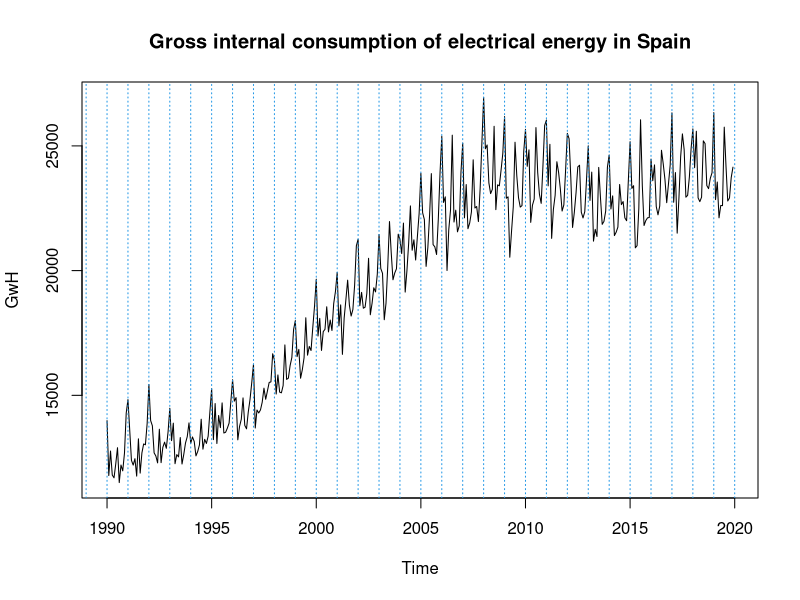
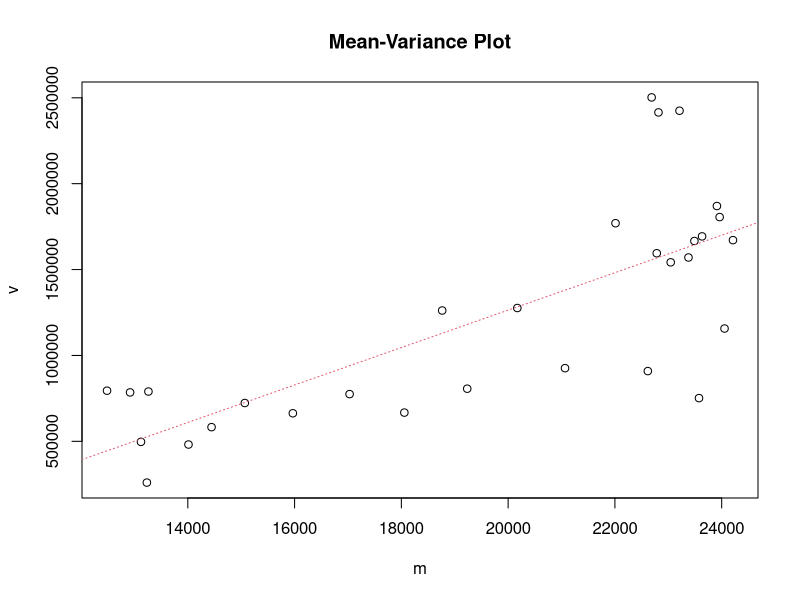
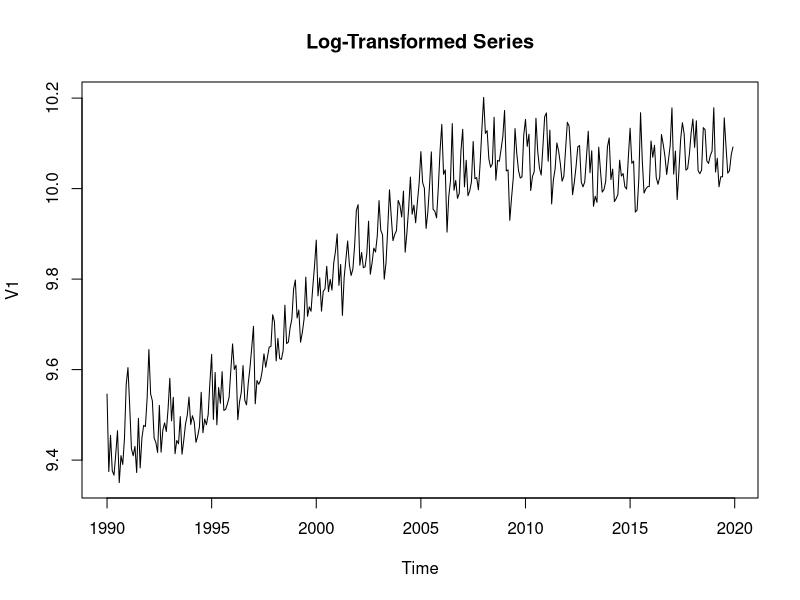
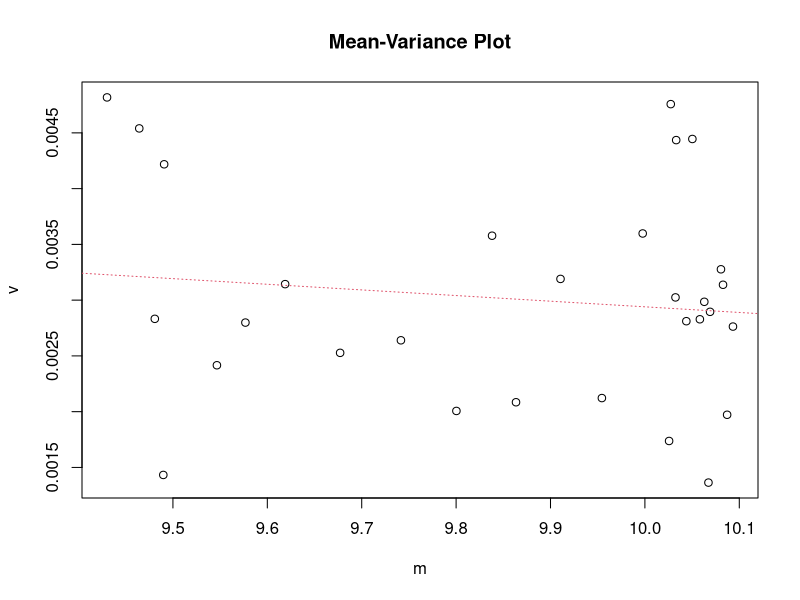
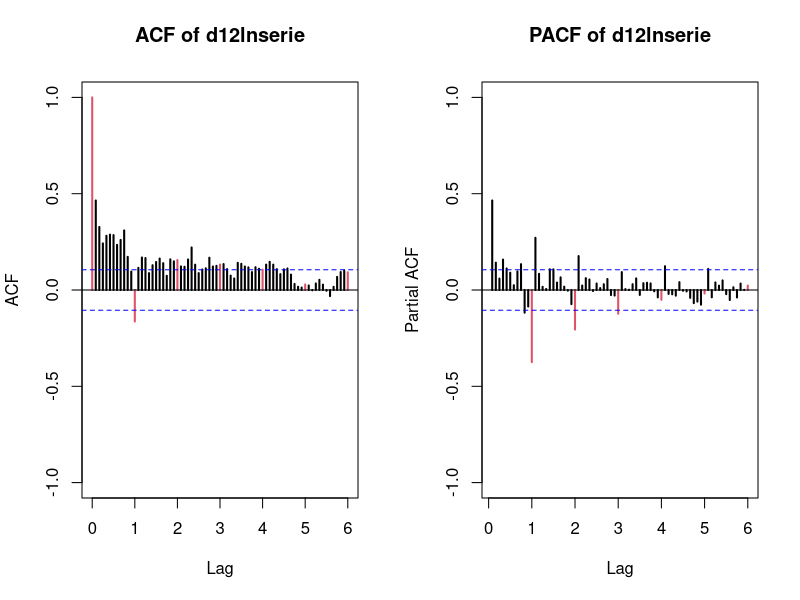
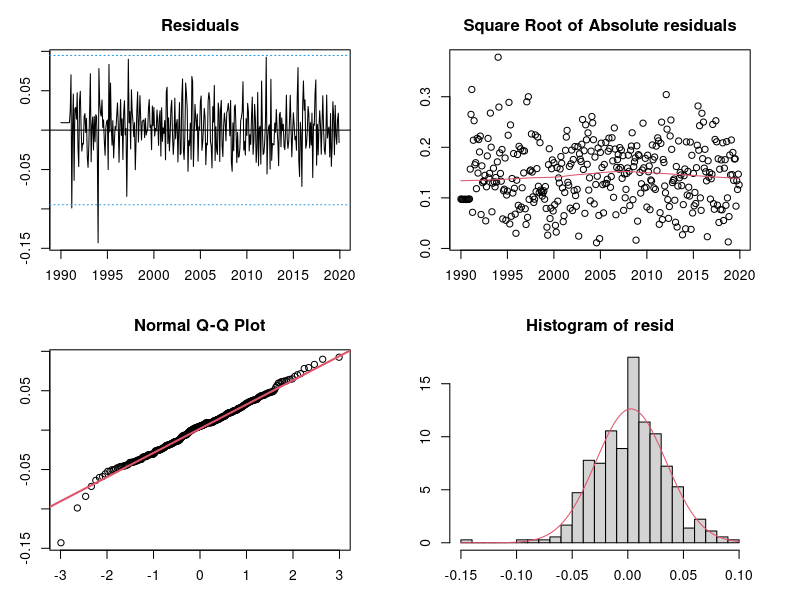
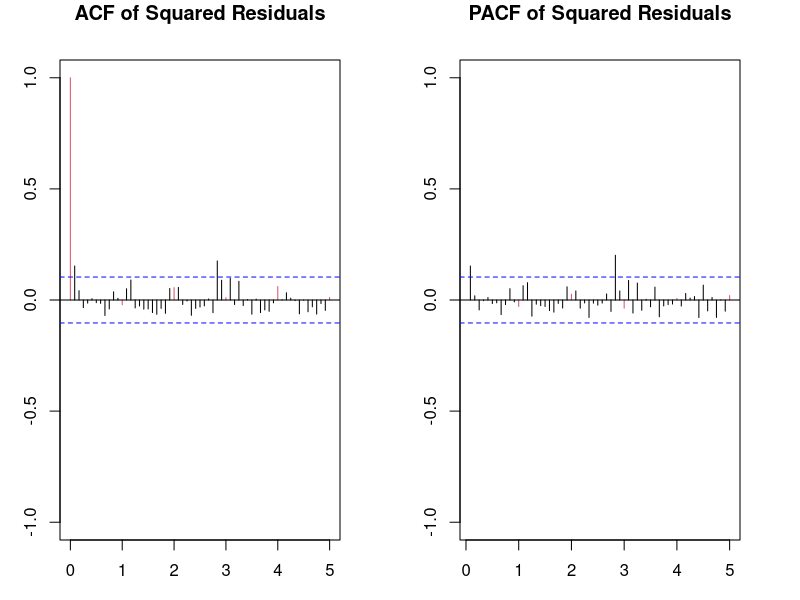
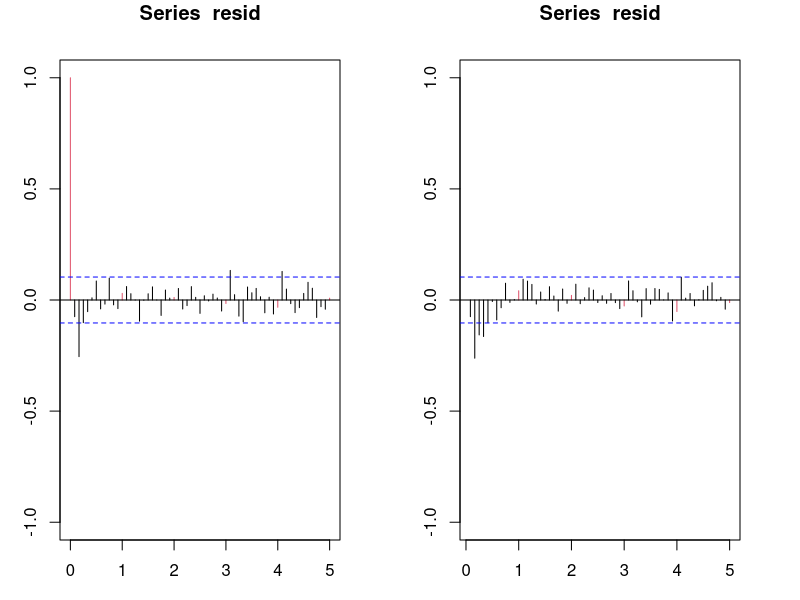

Recreate these plots in R, in order.
## ---- chunk 1
knitr::opts_chunk$set(echo = TRUE)
## ---- chunk 2
serie=window(ts(read.table("ConsumElec.dat"),start=1990,freq=12))
plot(serie, main="Gross internal consumption of electrical energy in Spain", ylab="GwH")
abline(v=1985:2020,lty=3,col=4)
## ---- chunk 3
# Analyze Variance - Adapted from Session1.rmd 
# We group by year (12 months) to check mean vs variance
groupedserie <- matrix(serie, nrow=12)
m <- apply(groupedserie, 2, mean)
v <- apply(groupedserie, 2, var)

plot(v~m, main="Mean-Variance Plot")
abline(lm(v~m), col=2, lty=3)

## ---- chunk 4
lnserie = log(serie)
plot(lnserie, main="Log-Transformed Series")

groupedlnserie <- matrix(lnserie, nrow=12)
m <- apply(groupedlnserie, 2, mean)
v <- apply(groupedlnserie, 2, var)

plot(v~m, main="Mean-Variance Plot")
abline(lm(v~m), col=2, lty=3)
## ---- chunk 5
# 1. Apply Seasonal Difference (removes yearly pattern)
d12lnserie <- diff(lnserie, lag=12)

# 2. Apply Regular Difference on top (removes trend)
d1d12lnserie <- diff(d12lnserie)
## ---- chunk 6
cat("Variance of d12 (Seasonal only):", var(d12lnserie, na.rm=TRUE), "\n")
cat("Variance of d1d12 (Seasonal + Regular):", var(d1d12lnserie, na.rm=TRUE), "\n")
## ---- chunk 7
par(mfrow=c(1,2))
acf(d12lnserie,ylim=c(-1,1),col=c(2,rep(1,11)),lwd=2,lag.max=72, main="ACF of d12lnserie")
pacf(d12lnserie,ylim=c(-1,1),col=c(rep(1,11),2),lwd=2,lag.max=72, main="PACF of d12lnserie")
par(mfrow=c(1,1))
## ---- chunk 8
# --- Step 2: Estimation ---

# Model 1: ARIMA(2, 0, 0)(0, 1, 3)12
# This implies: (1 - phi1*B) * (1 - B^12) * log(Xt) = (1 + Theta1*B^12) * Zt
mod1 <- arima(lnserie, 
              order = c(2, 0, 0), 
              seasonal = list(order = c(0, 1, 3), period = 12))

# Model 2: ARIMA(2, 0, 0)(3, 1, 0)12
# This tests if adding a second AR lag improves the fit
mod2 <- arima(lnserie, 
              order = c(2, 0, 0), 
              seasonal = list(order = c(3, 1, 0), period = 12))
## ---- chunk 9
#Function to print neat results
model_estimation <- function(model, name) {
  cat("\n================ ", name, " ================\n")
  print(model)

  # Calculate T-ratios: Coefficient / Standard Error
  t_ratios <- model$coef / sqrt(diag(model$var.coef))

  # Create a summary table
  results <- data.frame(
    Coeff = round(model$coef, 4),
    SE = round(sqrt(diag(model$var.coef)), 4),
    t_ratio = round(t_ratios, 4),
    Significant = abs(t_ratios) > 2 # Significance threshold
  )
  print(results)

  cat("\nSigma^2 (Variance of Residuals):", model$sigma2)
  cat("\nAIC:", AIC(model))
  cat("\nBIC:", BIC(model))
}
## ---- chunk 10
model_estimation(mod1,"ARIMA(2, 0, 0)(0, 1, 3)12")
## ---- chunk 11
model_estimation(mod2,"ARIMA(2, 0, 0)(3, 1, 0)12")
## ---- chunk 12
#################Validation#################################
validation=function(model){
  s=frequency(get(model$series))
  resid=model$residuals
  par(mfrow=c(2,2),mar=c(3,3,3,3))
  #Residuals plot
  plot(resid,main="Residuals")
  abline(h=0)
  abline(h=c(-3*sd(resid),3*sd(resid)),lty=3,col=4)
  #Square Root of absolute values of residuals (Homocedasticity)
  scatter.smooth(sqrt(abs(resid)),main="Square Root of Absolute residuals",
                 lpars=list(col=2))
  
  #Normal plot of residuals
  qqnorm(resid)
  qqline(resid,col=2,lwd=2)
  
  ##Histogram of residuals with normal curve
  hist(resid,breaks=20,freq=FALSE)
  curve(dnorm(x,mean=mean(resid),sd=sd(resid)),col=2,add=T)
  
  #ACF & PACF of Square residuals
  par(mfrow=c(1,2))
  # ACF of resid^2
  acf(resid^2, 
      ylim=c(-1,1), 
      lag.max=60, 
      col=c(2, rep(1, s-1)), 
      lwd=1, 
      main="ACF of Squared Residuals")
  
  # PACF of resid^2
  pacf(resid^2, 
       ylim=c(-1,1), 
       lag.max=60, 
       col=c(rep(1, s-1), 2), 
       lwd=1, 
       main="PACF of Squared Residuals")
  par(mfrow=c(1,1))
  
  #ACF & PACF of residuals
  par(mfrow=c(1,2))
  acf(resid,ylim=c(-1,1),lag.max=60,col=c(2,rep(1,s-1)),lwd=1)
  pacf(resid,ylim=c(-1,1),lag.max=60,col=c(rep(1,s-1),2),lwd=1)
  par(mfrow=c(1,1))
  
  #Ljung-Box p-values
  par(mar=c(2,2,1,1))
  tsdiag(model,gof.lag=7*s)
  cat("\n--------------------------------------------------------------------\n")
  print(model)
  
  #Stationary and Invertible
  cat("\nModul of AR Characteristic polynomial Roots: ", 
      Mod(polyroot(c(1,-model$model$phi))),"\n")
  cat("\nModul of MA Characteristic polynomial Roots: ",
      Mod(polyroot(c(1,model$model$theta))),"\n")
  
  suppressMessages(require(forecast,quietly=TRUE,warn.conflicts=FALSE))
  plot(model)
  
  #Model expressed as an MA infinity (psi-weights)
  psis=ARMAtoMA(ar=model$model$phi,ma=model$model$theta,lag.max=36)
  names(psis)=paste("psi",1:36)
  cat("\nPsi-weights (MA(inf))\n")
  cat("\n--------------------\n")
  print(psis[1:24])
  
  #Model expressed as an AR infinity (pi-weights)
  pis=-ARMAtoMA(ar=-model$model$theta,ma=-model$model$phi,lag.max=36)
  names(pis)=paste("pi",1:36)
  cat("\nPi-weights (AR(inf))\n")
  cat("\n--------------------\n")
  print(pis[1:24])
   
  cat("\nDescriptive Statistics for the Residuals\n")
  cat("\n----------------------------------------\n") 
  
  suppressMessages(require(fBasics,quietly=TRUE,warn.conflicts=FALSE))
  ##Anderson-Darling test
  print(basicStats(resid))
  
  ## Add here complementary tests (use with caution!)
  ##---------------------------------------------------------
  cat("\nNormality Tests\n")
  cat("\n--------------------\n")
 
  ##Shapiro-Wilks Normality test
  print(shapiro.test(resid))

  suppressMessages(require(nortest,quietly=TRUE,warn.conflicts=FALSE))
  ##Anderson-Darling test
  print(ad.test(resid))
  
  suppressMessages(require(tseries,quietly=TRUE,warn.conflicts=FALSE))
  ##Jarque-Bera test
  print(jarque.bera.test(resid))
  
  cat("\nHomoscedasticity Test\n")
  cat("\n--------------------\n")
  suppressMessages(require(lmtest,quietly=TRUE,warn.conflicts=FALSE))
  ##Breusch-Pagan test
  obs=get(model$series)
  print(bptest(resid~I(obs-resid)))
  
  cat("\nIndependence Tests\n")
  cat("\n--------------------\n")
  
  ##Durbin-Watson test
  print(dwtest(resid~I(1:length(resid))))
  
  ##Ljung-Box test
  cat("\nLjung-Box test\n")
  print(t(apply(matrix(c(1:4,(1:4)*s)),1,function(el) {
    te=Box.test(resid,type="Ljung-Box",lag=el)
    c(lag=(te$parameter),statistic=te$statistic[[1]],p.value=te$p.value)})))
  
  #Extra Alexis
  # Calculate T-ratios: Coefficient / Standard Error
  t_ratios <- model$coef / sqrt(diag(model$var.coef))
  
  # Create a summary table
  results <- data.frame(
    Coeff = round(model$coef, 4),
    SE = round(sqrt(diag(model$var.coef)), 4),
    t_ratio = round(t_ratios, 4),
    Significant = abs(t_ratios) > 2 # Significance threshold
  )
  print(results)
  
  cat("\nSigma^2 (Variance of Residuals):", model$sigma2)
  cat("\nAIC:", AIC(model))
  cat("\nBIC:", BIC(model))
  # End
}
################# Fi Validation #################################
## ---- chunk 13
validation(mod1)
## ---- chunk 14
# --- 1. Regular AR(2) Part Analysis ---
# Equation: (1 - phi1*B - phi2*B^2) X_t = ...
phi1 <- coef(mod1)["ar1"]
phi2 <- coef(mod1)["ar2"]

cat("\n--- AR(2) Characteristic Polynomial ---\n")

cat("Equation: 1 -", round(phi1, 4), "* B -", round(phi2, 4), "* B^2 = 0\n")

# Calculate Roots
ar_roots <- polyroot(c(1, -phi1, -phi2))
cat("\nRoots of AR Polynomial:\n")
print(ar_roots)

# Check Moduli (Must be > 1 for Stationarity)
cat("\nModuli of AR Roots (> 1 means Stationary/Causal):\n")
print(Mod(ar_roots))


# --- 2. Seasonal MA(3) Part Analysis ---
# Equation: ... = (1 + theta1*Z + theta2*Z^2 + theta3*Z^3) E_t
# Where Z = B^12 (Seasonal Backshift)
theta1 <- coef(mod1)["sma1"]
theta2 <- coef(mod1)["sma2"]
theta3 <- coef(mod1)["sma3"]

cat("\n--- Seasonal MA(3) Characteristic Polynomial (in Z = B^12) ---\n")
cat("Equation: 1 +", round(theta1, 4), "* Z +", round(theta2, 4), "* Z^2 +", round(theta3, 4), "* Z^3 = 0\n")

# Calculate Roots (in terms of Z)
sma_roots <- polyroot(c(1, theta1, theta2, theta3))
cat("\nRoots of Seasonal MA Polynomial:\n")
print(sma_roots)

# Check Moduli (Must be > 1 for Invertibility)
cat("\nModuli of Seasonal MA Roots (> 1 means Invertible):\n")
print(Mod(sma_roots))
## ---- chunk 15
ultim=c(2018,12)
pdq=c(2,0,0)
PDQ=c(0,1,3)

serie2=window(serie,end=ultim)
lnserie2=log(serie2)
serie1=window(serie,end=ultim+c(1,0))
lnserie1=log(serie1)

(modA=arima(lnserie1,order=pdq,seasonal=list(order=PDQ,period=12)))
(modB=arima(lnserie2,order=pdq,seasonal=list(order=PDQ,period=12)))
## ---- chunk 16
check_stability_prediction <- function(serie, pdq, PDQ, ultim) {
  # 1. Setup Data Subsets
  # Full Series (includes test year)
  serie1 <- window(serie, end=ultim + c(1, 0))
  lnserie1 <- log(serie1)
  
  # Training Series (ends at cut-off)
  serie2 <- window(serie, end=ultim)
  lnserie2 <- log(serie2)
  
  # 2. Stability Check (Compare Coefficients)
  cat("\n================ STABILITY CHECK ================\n")
  cat("Model Structure: ARIMA(", paste(pdq, collapse=","), ")(", paste(PDQ, collapse=","), ")12\n")
  
  cat("\n--- Model A: Full Data (1990-2019) ---\n")
  modA <- arima(lnserie1, order=pdq, seasonal=list(order=PDQ, period=12))
  print(round(modA$coef, 4))
  
  cat("\n--- Model B: Training Data (1990-2018) ---\n")
  modB <- arima(lnserie2, order=pdq, seasonal=list(order=PDQ, period=12))
  print(round(modB$coef, 4))
  
  # 3. Forecasting (One year ahead)
  pred <- predict(modB, n.ahead=12)
  
  # Construct plot objects
  pr <- ts(c(tail(lnserie2, 1), pred$pred), start=ultim, freq=12)
  se <- ts(c(0, pred$se), start=ultim, freq=12)
  
  # Back-transform confidence intervals
  tl <- ts(exp(pr - 1.96 * se), start=ultim, freq=12)
  tu <- ts(exp(pr + 1.96 * se), start=ultim, freq=12)
  pr <- ts(exp(pr), start=ultim, freq=12)
  
  # 4. Plotting
  ts.plot(serie, tl, tu, pr, 
          lty=c(1, 2, 2, 1), 
          col=c("black", "blue", "blue", "red"), 
          xlim=ultim[1] + c(-2, +2), 
          ylab="GwH",
          main=paste("Predictive Capability: ARIMA(", paste(pdq, collapse=","), ")(", paste(PDQ, collapse=","), ")12", sep=""))
  
  abline(v=(ultim[1]-2):(ultim[1]+2), lty=3, col="gray")
  legend("topleft", legend=c("Actual Data", "Forecast", "95% CI"), 
         col=c("black", "red", "blue"), lty=c(1, 1, 2), bty="n", cex=0.8)
  
  # 5. Accuracy Metrics
  obs <- window(serie, start=ultim + c(0, 1), end=ultim + c(1, 0))
  pr_val <- window(pr, start=ultim + c(0, 1))
  
  rmse <- sqrt(mean((obs - pr_val)^2))
  mape <- mean(abs((obs - pr_val) / obs)) * 100
  
  cat("\n================ ACCURACY METRICS (2019) ================\n")
  cat("RMSE (Root Mean Sq Error):", round(rmse, 2), "GwH\n")
  cat("MAPE (Mean Abs % Error):  ", round(mape, 2), "%\n")
}
## ---- chunk 17
# Define your cut-off date (Dec 2018)
cutoff_date <- c(2018, 12)

# Run for Model 1: ARIMA(2,0,0)(0,1,3)12
check_stability_prediction(serie, pdq=c(2,0,0), PDQ=c(0,1,3), ultim=cutoff_date)
## ---- chunk 18
validation(mod2)
## ---- chunk 19
# --- 1. Regular AR(2) Part Analysis ---
# Checks for Regular Stationarity (Causality)
# Equation: (1 - phi1*B - phi2*B^2) = 0
phi1 <- coef(mod2)["ar1"]
phi2 <- coef(mod2)["ar2"]

cat("\n--- Regular AR(2) Characteristic Polynomial ---\n")
cat("Equation: 1 -", round(phi1, 4), "* B -", round(phi2, 4), "* B^2 = 0\n")

# Calculate Roots
ar_roots <- polyroot(c(1, -phi1, -phi2))
cat("Moduli of Regular AR Roots (> 1 means Stationary):\n")
print(Mod(ar_roots))


# --- 2. Seasonal AR(3) Part Analysis ---
# Checks for Seasonal Stationarity (Causality)
# Equation: (1 - Phi1*Z - Phi2*Z^2 - Phi3*Z^3) = 0  (Where Z = B^12)
Phi1 <- coef(mod2)["sar1"]
Phi2 <- coef(mod2)["sar2"]
Phi3 <- coef(mod2)["sar3"]

cat("\n--- Seasonal AR(3) Characteristic Polynomial (in Z = B^12) ---\n")
cat("Equation: 1 -", round(Phi1, 4), "* Z -", round(Phi2, 4), "* Z^2 -", round(Phi3, 4), "* Z^3 = 0\n")

# Calculate Roots (in terms of Z)
# Note: We use negative signs for AR coefficients in the polynomial
sar_roots <- polyroot(c(1, -Phi1, -Phi2, -Phi3))
cat("Moduli of Seasonal AR Roots (> 1 means Stationary):\n")
print(Mod(sar_roots))
## ---- chunk 20
ultim=c(2018,12)
pdq=c(2,0,0)
PDQ=c(3,1,0)

serie2=window(serie,end=ultim)
lnserie2=log(serie2)
serie1=window(serie,end=ultim+c(1,0))
lnserie1=log(serie1)

(modA=arima(lnserie1,order=pdq,seasonal=list(order=PDQ,period=12)))
(modB=arima(lnserie2,order=pdq,seasonal=list(order=PDQ,period=12)))
## ---- chunk 21
# Define your cut-off date (Dec 2018)
cutoff_date <- c(2018, 12)

# Run for Model 2: ARIMA(2,0,0)(3,1,0)12
check_stability_prediction(serie, pdq=c(2,0,0), PDQ=c(3,1,0), ultim=cutoff_date)
## ---- chunk 22
# --- 1. Helper Function to Calculate Metrics ---
get_model_metrics <- function(model_obj, data_series, cutoff=c(2018,12)) {
  # Split data
  train_data <- window(data_series, end=cutoff)
  actual_2019 <- window(data_series, start=cutoff+c(0,1), end=cutoff+c(1,0))
  
  # Extract structure from the input model object
  orders <- model_obj$arma[c(1, 6, 2)] # p, d, q
  season <- model_obj$arma[c(3, 7, 4)] # P, D, Q
  period <- model_obj$arma[5]
  
  # Re-estimate on training data
  mod_train <- arima(log(train_data), order=orders, seasonal=list(order=season, period=period))
  pred <- predict(mod_train, n.ahead=12)
  
  # Forecast values (Back-transformed)
  fc_mean <- exp(pred$pred)
  fc_low  <- exp(pred$pred - 1.96 * pred$se)
  fc_high <- exp(pred$pred + 1.96 * pred$se)
  
  # Calculate Metrics
  rmse  <- sqrt(mean((actual_2019 - fc_mean)^2))
  mae   <- mean(abs(actual_2019 - fc_mean))
  rmspe <- sqrt(mean(((actual_2019 - fc_mean)/actual_2019)^2))
  mape  <- mean(abs((actual_2019 - fc_mean)/actual_2019)) * 100
  mean_len_ci <- mean(fc_high - fc_low)
  
  return(c(RMSE=rmse, MAE=mae, RMSPE=rmspe, MAPE=mape, MeanCI=mean_len_ci))
}

# --- 2. Calculate Scores ---
# Ensure mod1 and mod2 are the correct models you want to compare
m1_scores <- get_model_metrics(mod1, serie)
m2_scores <- get_model_metrics(mod2, serie)

# --- 3. Create Dataframe (Numeric Part First) ---
resul_num <- data.frame(
  Parameters = c(length(coef(mod1)), length(coef(mod2))),
  Sigma2     = c(mod1$sigma2, mod2$sigma2),
  AIC        = c(AIC(mod1), AIC(mod2)),
  BIC        = c(BIC(mod1), BIC(mod2)),
  RMSE       = c(m1_scores["RMSE"], m2_scores["RMSE"]),
  MAE        = c(m1_scores["MAE"], m2_scores["MAE"]),
  RMSPE      = c(m1_scores["RMSPE"], m2_scores["RMSPE"]),
  MAPE       = c(m1_scores["MAPE"], m2_scores["MAPE"]),
  Mean_CI    = c(m1_scores["MeanCI"], m2_scores["MeanCI"])
)

# --- 4. Round Numbers to Strings ---
# This makes the table pretty (e.g., "1.57" instead of "1.5738292")
resul_clean <- format(round(resul_num, 4), nsmall=4)

# --- 5. Add Text Columns & Row Names ---
resul_clean$Homoscedasticity <- c("Validated", "Validated")
resul_clean$Normality        <- c("Validated", "Validated")
resul_clean$Independence     <- c("Fail (<0.05)", "Fail (<0.05)")
resul_clean$Causality        <- c("Validated", "Validated")
resul_clean$Invertibility    <- c("Validated", "Validated")
resul_clean$Stability        <- c("Validated", "Validated")
resul_clean$Predictive_capability <- c("Validated", "Validated")

# Set Model Names
row.names(resul_clean) <- c("Model 1: (2,0,0)(0,1,3)12", "Model 2: (2,0,0)(3,1,0)12")

# --- 6. Pivot (Transpose) ---
# This flips the table and converts it to a matrix of strings
final_table <- t(resul_clean)

# Print the final result
print(final_table, quote=FALSE)
## ---- chunk 23
# --- Section 4: Final Prediction (Model 1) ---
# Model: ARIMA(2,0,0)(0,1,3)12
pdq <- c(2, 0, 0)
PDQ <- c(0, 1, 3)

# 1. Estimate on the FULL available history (1990-2019)
# We use the log-transformed series 'lnserie'
final_mod <- arima(lnserie, 
                   order = pdq, 
                   seasonal = list(order = PDQ, period = 12))

cat("\n--- Final Model Estimation (Full History) ---\n")
print(final_mod)

# 2. Forecast the Future (12 months ahead)
# This predicts Jan-Dec 2020
future_pred <- predict(final_mod, n.ahead = 12)

# 3. Process the Results
# Get the end date of your current series
last_date <- end(serie) 

# Create Time Series for the Forecast (Log Scale)
pr <- ts(future_pred$pred, start = last_date + c(0, 1), freq = 12)
se <- ts(future_pred$se, start = last_date + c(0, 1), freq = 12)

# Back-transform to Original Scale (GwH) using exp()
pred_mean <- exp(pr)                # Point Forecast
pred_low  <- exp(pr - 1.96 * se)    # Lower 95% Confidence Interval
pred_high <- exp(pr + 1.96 * se)    # Upper 95% Confidence Interval

# 4. Visualization
# We plot the whole series + forecast, zooming in on the last 5 years
ts.plot(serie, pred_mean, pred_low, pred_high,
        lty = c(1, 1, 2, 2),
        col = c("black", "red", "blue", "blue"),
        xlim = c(2015, 2021),  # Zoom to see details
        ylab = "GwH",
        main = "Final Forecast 2020: ARIMA(2,0,0)(0,1,3)12")

# Add grid and legend
abline(v = 2015:2021, lty = 3, col = "gray")
legend("topleft", legend = c("Historical Data", "Forecast", "95% CI"), 
       col = c("black", "red", "blue"), lty = c(1, 1, 2), bty = "n", cex=0.8)

# 5. Print the Numerical Forecasts (Table for Report)
cat("\n--- Forecast Values (GwH) for 2020 ---\n")
forecast_table <- data.frame(
  Month = time(pred_mean),
  Lower_95 = round(pred_low, 2),
  Forecast = round(pred_mean, 2),
  Upper_95 = round(pred_high, 2)
)
print(forecast_table)
